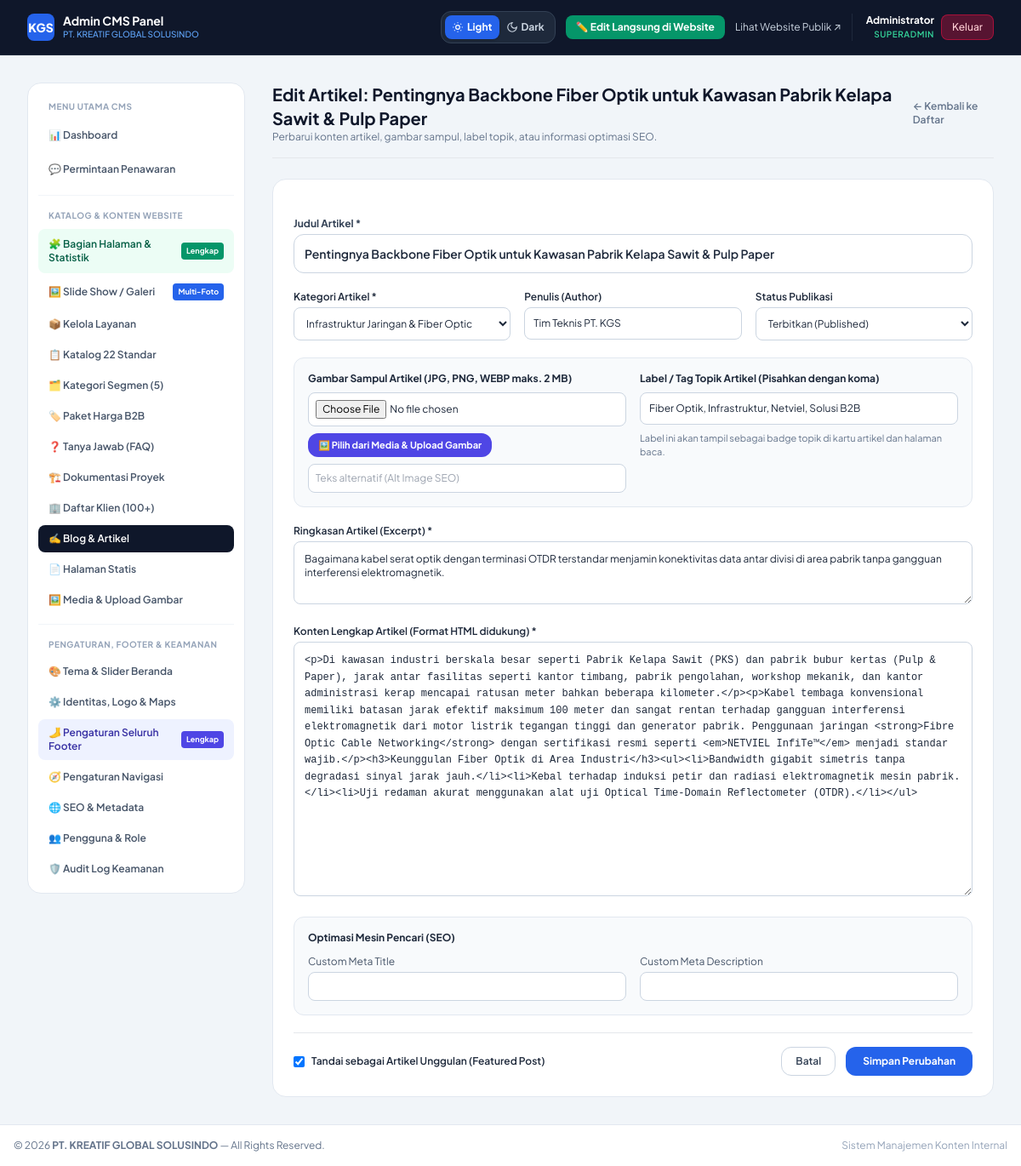
/admin/edit-artikel.php?id=1 (signed in), run on the app's committed database.
### tables this page shows
CREATE TABLE IF NOT EXISTS `site_settings` (
  `id` INT AUTO_INCREMENT PRIMARY KEY,
  `group_name` VARCHAR(50) NOT NULL DEFAULT 'general',
  `key_name` VARCHAR(60) NOT NULL UNIQUE,
  `key_value` LONGTEXT,
  `updated_at` DATETIME DEFAULT CURRENT_TIMESTAMP ON UPDATE CURRENT_TIMESTAMP
);

CREATE TABLE IF NOT EXISTS `posts` (
  `id` INT AUTO_INCREMENT PRIMARY KEY,
  `category_id` INT NOT NULL,
  `title` VARCHAR(255) NOT NULL,
  `slug` VARCHAR(255) NOT NULL UNIQUE,
  `summary` TEXT NOT NULL,
  `content` LONGTEXT NOT NULL,
  `featured_image` VARCHAR(255) DEFAULT NULL,
  `alt_image` VARCHAR(255) DEFAULT NULL,
  `labels` VARCHAR(255) DEFAULT NULL,
  `author` VARCHAR(100) DEFAULT 'Tim Teknis PT. KGS',
  `is_featured` TINYINT(1) DEFAULT 0,
  `status` ENUM('published', 'draft') DEFAULT 'published',
  `views` INT DEFAULT 0,
  `meta_title` VARCHAR(255) DEFAULT NULL,
  `meta_description` TEXT,
  `published_at` DATETIME DEFAULT CURRENT_TIMESTAMP,
  `created_at` DATETIME DEFAULT CURRENT_TIMESTAMP,
  `updated_at` DATETIME DEFAULT CURRENT_TIMESTAMP ON UPDATE CURRENT_TIMESTAMP,
  FOREIGN KEY (`category_id`) REFERENCES `blog_categories`(`id`) ON DELETE CASCADE
);

CREATE TABLE IF NOT EXISTS `blog_categories` (
  `id` INT AUTO_INCREMENT PRIMARY KEY,
  `name` VARCHAR(100) NOT NULL,
  `slug` VARCHAR(120) NOT NULL UNIQUE,
  `description` TEXT,
  `created_at` DATETIME DEFAULT CURRENT_TIMESTAMP
);

### admin/edit-artikel.php (the view, shortened to what the rows shown need)
<?php
require_once __DIR__ . '/layout-header.php';
require_once __DIR__ . '/../includes/upload.php';
$id = (int)($_GET['id'] ?? 0);
$stmt = $pdo->prepare("SELECT * FROM posts WHERE id = ?");
$stmt->execute([$id]);
$post = $stmt->fetch();
$categories = $pdo->query("SELECT * FROM blog_categories ORDER BY name ASC")->fetchAll();
?>
<div class="max-w-4xl mx-auto space-y-6">
    <div class="flex items-center justify-between border-b pb-4">
        <div>
            <h1 class="text-xl font-bold text-slate-900">Edit Artikel: <?= e($post['title']) ?></h1>
            <p class="text-xs text-slate-500">Perbarui konten artikel, gambar sampul, label topik, atau informasi optimasi SEO.</p>
        </div>
    </div>
    <form method="POST" enctype="multipart/form-data" class="bg-white rounded-2xl border border-slate-200 p-6 shadow-xs space-y-5 text-xs">
        <div class="space-y-1">
            <label class="block font-bold text-slate-700">Judul Artikel *</label>
            <input type="text" name="title" value="<?= e($post['title']) ?>" required class="w-full text-sm font-semibold p-3 border border-slate-300 rounded-xl focus:ring-2 focus:ring-blue-500">
        </div>
        <div class="grid grid-cols-1 md:grid-cols-3 gap-4">
            <div>
                <label class="block font-semibold mb-1">Kategori Artikel *</label>
                <select name="category_id" required class="w-full border border-slate-300 rounded-lg p-2.5 bg-white">
                    <?php foreach ($categories as $cat): ?>
                        <option value="<?= (int)$cat['id'] ?>" <?= $post['category_id'] == $cat['id'] ? 'selected' : '' ?>>
                            <?= e($cat['name']) ?>
                        </option>
                    <?php endforeach; ?>
                </select>
            </div>
            <div>
                <label class="block font-semibold mb-1">Penulis (Author)</label>
                <input type="text" name="author" value="<?= e($post['author']) ?>" class="w-full border border-slate-300 rounded-lg p-2.5">
            </div>
            <div>
                <label class="block font-semibold mb-1">Status Publikasi</label>
                <select name="status" class="w-full border border-slate-300 rounded-lg p-2.5 bg-white">
                    <option value="published" <?= $post['status'] === 'published' ? 'selected' : '' ?>>Terbitkan (Published)</option>
                </select>
            </div>
        </div>
        <div class="grid grid-cols-1 md:grid-cols-2 gap-4 p-4 bg-slate-50 border border-slate-200 rounded-xl">
            <div class="space-y-2">
                <label class="block font-bold text-slate-800">Label / Tag Topik Artikel (Pisahkan dengan koma)</label>
                <input type="text" name="labels" value="<?= e($post['labels'] ?? '') ?>" placeholder="Contoh: Fiber Optik, Grounding, CCTV, KGSNet" class="w-full border border-slate-300 rounded-lg p-2.5 bg-white">
                <p class="text-[11px] text-slate-500">Label ini akan tampil sebagai badge topik di kartu artikel dan halaman baca.</p>
            </div>
        </div>
        <div>
            <label class="block font-semibold mb-1">Ringkasan Artikel (Excerpt) *</label>
            <textarea name="summary" rows="3" required class="w-full border border-slate-300 rounded-lg p-3"><?= e($post['summary']) ?></textarea>
        </div>
        <div>
            <label class="block font-semibold mb-1">Konten Lengkap Artikel (Format HTML didukung) *</label>
            <textarea name="content" rows="14" required class="w-full border border-slate-300 rounded-lg p-3 font-mono text-xs leading-relaxed"><?= e($post['content']) ?></textarea>
        </div>
        <div class="flex items-center justify-between pt-4 border-t">
            <label class="inline-flex items-center gap-2 cursor-pointer">
                <input type="checkbox" name="is_featured" value="1" <?= $post['is_featured'] ? 'checked' : '' ?> class="rounded text-blue-600">
                <span class="font-semibold text-slate-800">Tandai sebagai Artikel Unggulan (Featured Post)</span>
            </label>
        </div>
    </form>
</div>
<?php require_once __DIR__ . '/layout-footer.php'; ?>

### admin/layout-header.php (shortened to what the rows shown need)
<?php
require_once __DIR__ . '/../config/database.php';
$company_name = get_setting($pdo, 'company_name', 'PT. KREATIF GLOBAL SOLUSINDO');
?>
<!DOCTYPE html>
<html lang="id">
<head>
    <script src="https://cdn.tailwindcss.com"></script>
    <link rel="stylesheet" href="../assets/fonts/fonts.css">
    <link rel="stylesheet" href="../assets/css/style.css">
</head>
<body class="bg-slate-100 dark:bg-slate-950 min-h-screen flex flex-col text-slate-800 dark:text-slate-100 transition-colors duration-200">
    <header class="bg-slate-900 text-white border-b border-slate-800 sticky top-0 z-40 shadow-sm">
        <div class="max-w-7xl mx-auto px-4 sm:px-6 lg:px-8 h-16 flex items-center justify-between gap-4">
            <div class="flex items-center gap-3">
                <a href="index.php" class="flex items-center gap-2.5">
                    <div>
                        <span class="font-bold text-sm block leading-tight">Admin CMS Panel</span>
                        <span class="text-[10px] text-blue-400 font-medium block"><?= e($company_name) ?></span>
                    </div>
                </a>
            </div>
        </div>
    </header>
    <div class="max-w-7xl mx-auto px-4 sm:px-6 lg:px-8 py-8 flex-1 w-full flex flex-col md:flex-row gap-8">
        <main class="flex-1 space-y-6">

### admin/layout-footer.php (shortened to what the rows shown need)
        </main>
    </div>
    <footer class="bg-white border-t border-slate-200 py-4 mt-auto text-center text-xs text-slate-500">
        <div class="max-w-7xl mx-auto px-4 flex flex-col sm:flex-row justify-between items-center gap-2">
            <span>&copy; <?= date('Y') ?> <strong><?= e($company_name ?? 'PT. KREATIF GLOBAL SOLUSINDO') ?></strong> — All Rights Reserved.</span>
        </div>
    </footer>
</body>
</html>

### data on the page
site_settings: key_value "PT. KREATIF GLOBAL SOLUSINDO"
posts: title "Pentingnya Backbone Fiber Optik untuk Kawasan Pabrik Kelapa Sawit & Pulp Paper", category_id "Infrastruktur Jaringan & Fiber Optic", author "Tim Teknis PT. KGS", status "Terbitkan (Published)", labels "Fiber Optik, Infrastruktur, Netviel, Solusi B2B", summary "Bagaimana kabel serat optik dengan terminasi OTDR terstandar menjamin konektivitas data antar divisi di area pabrik tanpa gangguan interferensi elektromagnetik.", content "<p>Di kawasan industri berskala besar seperti Pabrik Kelapa Sawit (PKS) dan pabrik bubur kertas (Pulp & Paper), jarak antar fasilitas seperti kantor timbang, pabrik pengolahan, workshop mekanik, dan kantor administrasi kerap mencapai ratusan meter bahkan beberapa kilometer.</p><p>Kabel tembaga konvensional memiliki batasan jarak efektif maksimum 100 meter dan sangat rentan terhadap gangguan interferensi elektromagnetik dari motor listrik tegangan tinggi dan generator pabrik. Penggunaan jaringan <strong>Fibre Optic Cable Networking</strong> dengan sertifikasi resmi seperti <em>NETVIEL InfiTe™</em> menjadi standar wajib.</p><h3>Keunggulan Fiber Optik di Area Industri</h3><ul><li>Bandwidth…", is_featured "☑"

### other printed values
$admin_name "Administrator"
$admin_role "SUPERADMIN"
